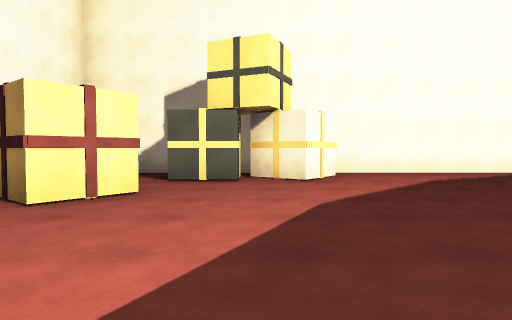
View 1 (above)

19 first-person views from a walk through a scene from a Unity 3-D project. The camera is 1.2 m above the floor, tilts 2° down and sees 75° across. The floor is counted in squares, 2 m on a side. Each view is taken from the middle of a square. On the plan, view 1 faces up. The plan holds only what a view shows up to about 10 squares ahead; the rest is blank. The player character is not drawn. Some surface patterns are stand-ins.

View 2
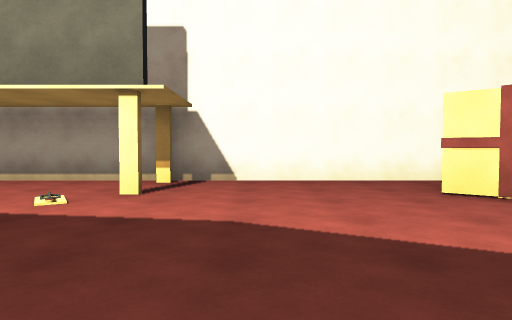

View 3
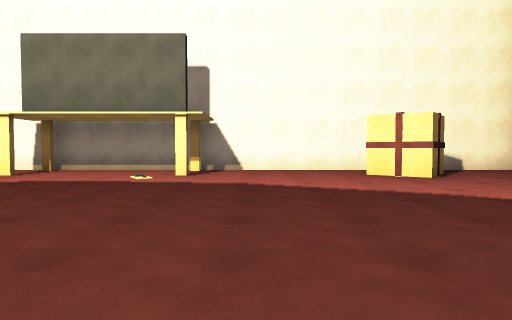

View 4
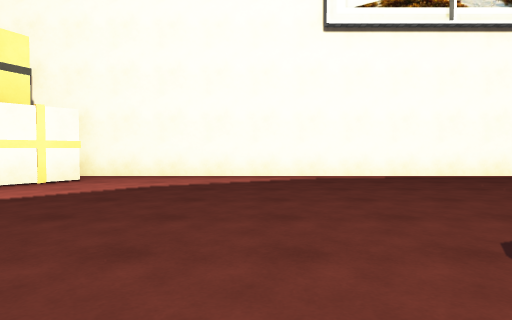

View 5
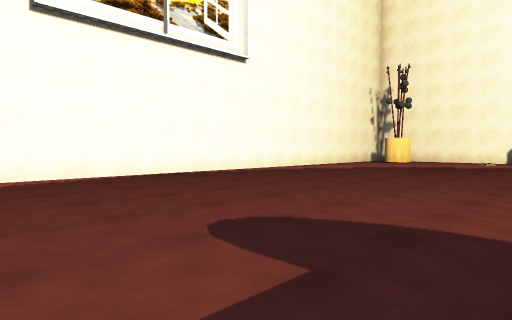

View 6
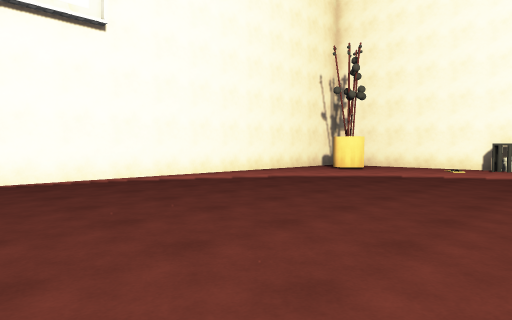

View 7
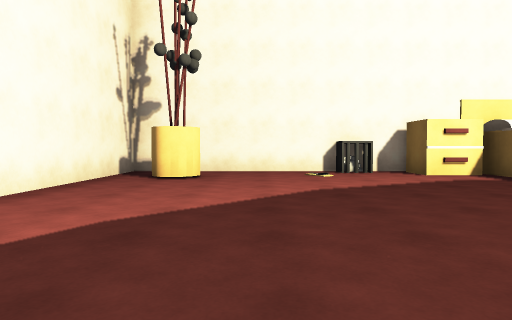

View 8
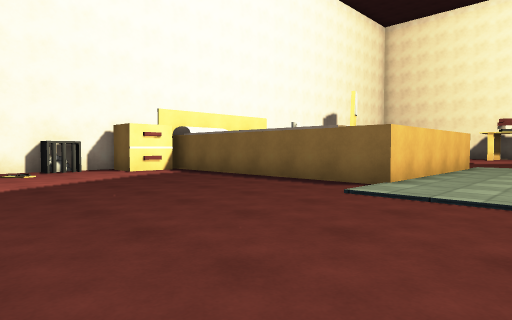

View 9
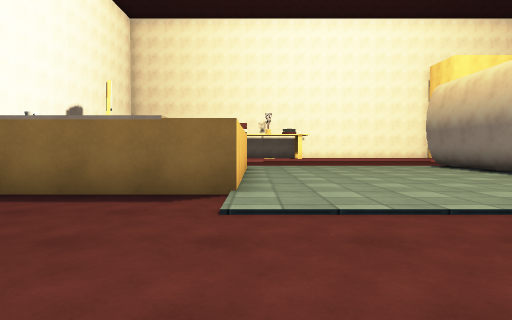

View 10
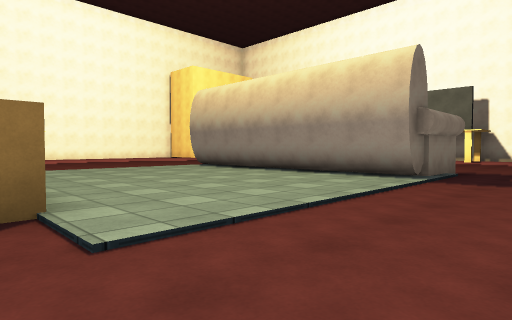

View 11
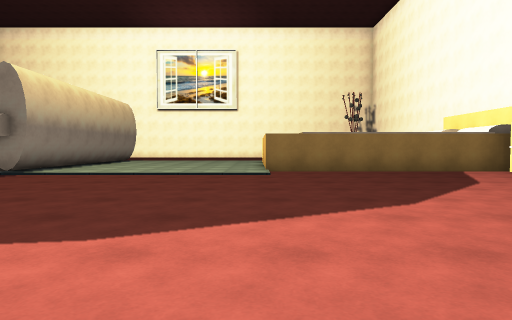

View 12
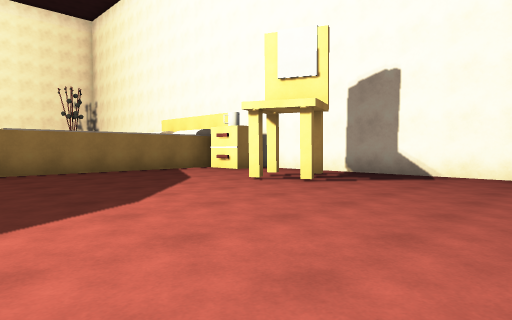

View 13
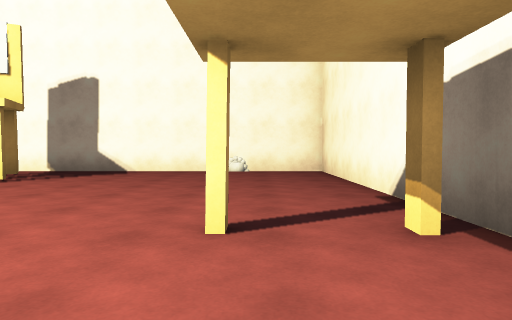

View 14
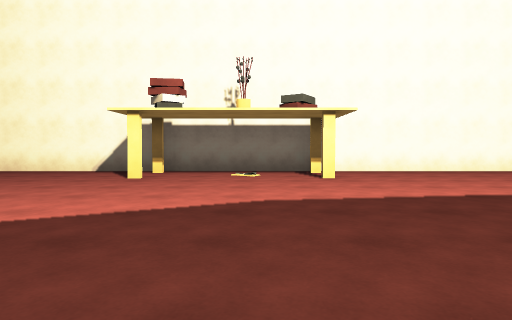

View 15
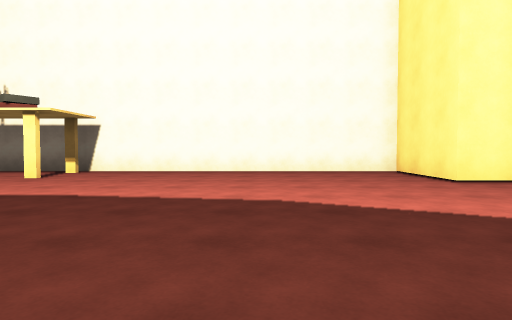

View 16
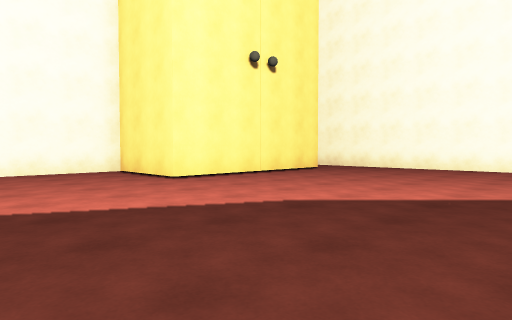

View 17
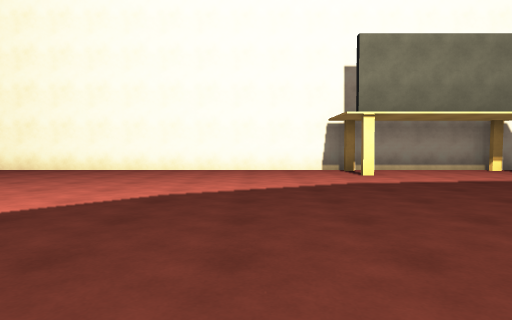

View 18
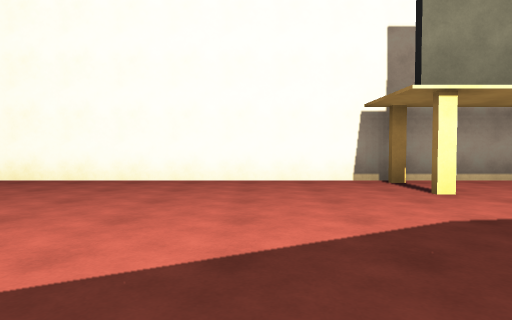

View 19
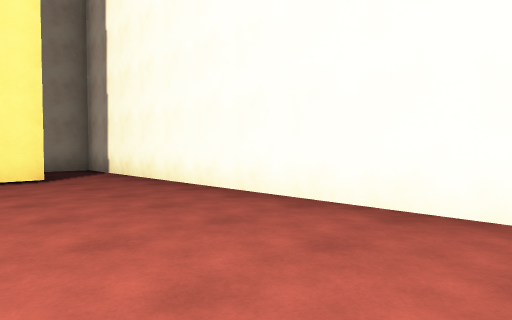

### Floor plan
Points are (right, up) in squares from view 1. A wall is a line through its corners. A room is listed if a view was taken in it or the views show most of it. See-through windows are left out.
Room 1 (views 1, 2, 3, 4, 5, 6, 7, 8, 9, 10, 11, 12, 13, 14, 15, 16, 17, 18, 19)
walls: (7.4, -6.3) (7, -6.3); (5, 0.8) (7.7, 0.8) (7.7, -6.3); (19.8, -5.3) (13.3, -5.3) (13.3, -0.3) (19.5, -0.3); (20.7, 1) (20.7, 8.2) (-0.4, 8.2); (2.2, -16.7) (20.7, -16.7) (20.7, -7.5); (-2.6, -13.9) (2.5, -13.9) (2.5, -16.4); (-4.2, 4.5) (-4.2, -16.7) (-3.1, -16.7); (-2.1, 8.2) (-3, 8.2); (-4.2, 8.1) (-4.2, 6.1)
low walls: (7.4, 0.5) (7.4, -6.3)
ways out: gap at (11, -16); gap at (14, -16)
objects: other object (-3, 4) to (-2, 5); other object (-1, 7); other object (0, 7) to (1, 7); chair (18, -10) to (19, -9); plant (19, 7); table (20, -6); other object (20, -2) to (20, -1); table (20, 0) to (20, 1); other object (20, 3); other object (21, -14); other object (21, 3)

Positions as (right, up) in squares from view 1, and headings:
1: (0, 0), facing up
2: (2, 1), facing left
3: (5, 1), facing left
4: (5, 1), facing up
5: (5, 1), facing up-right
6: (9, 1), facing up-right
7: (12, 5), facing right
8: (11, 5), facing down-right
9: (13, 4), facing down
10: (14, 3), facing down-left
11: (13, -14), facing up
12: (13, -14), facing up-right
13: (12, -15), facing right
14: (12, -8), facing down
15: (6, -8), facing down
16: (6, -8), facing down-left
17: (5, -7), facing left
18: (2, -7), facing left
19: (-1, -7), facing down-left
